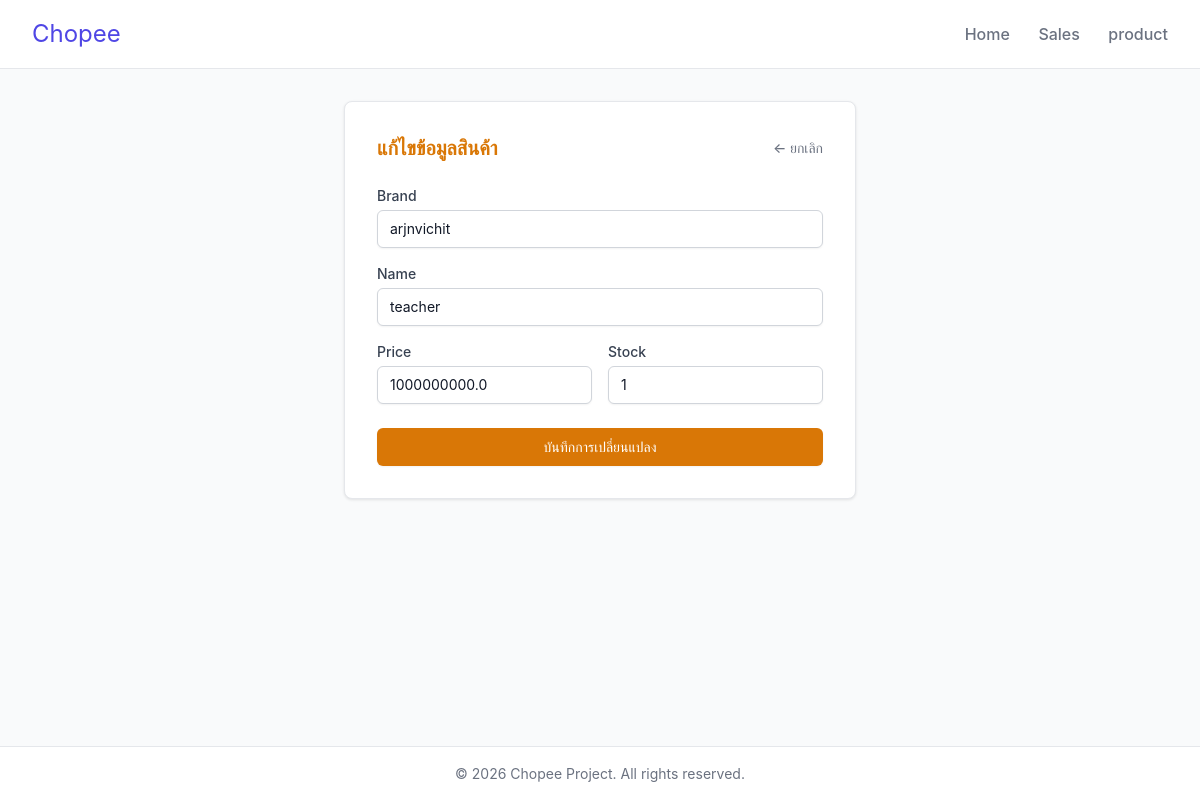
Screenshot of /product/update/9/ with the database file from the repository.
### chopee/models.py (models this page shows)
class Product(models.Model):
    brand = models.CharField(max_length=100)
    name = models.CharField(max_length=100)
    price = models.FloatField()
    stock = models.IntegerField()

### chopee/views.py (the view, shortened to what this page needs)
# urls.py: path('product/update/', product_update, name='update_empty'),
def product_update(request, pk=None):
    if pk is None:
        return redirect('list')
    p = get_object_or_404(Product, pk=pk)
    return render(request, 'product/update.html', {'product': p})

### chopee/templates/product/update.html (shortened to what this page needs)
{% extends 'menu.html' %}
{% block content %}
<div class="card max-w-lg mx-auto">
    <div class="flex justify-between items-center mb-6">
        <h2 class="text-xl font-bold text-amber-600">แก้ไขข้อมูลสินค้า</h2>
        <a href="{% url 'list' %}" class="text-sm font-medium text-gray-500 hover:text-gray-700">&larr; ยกเลิก</a>
    </div>
    <form method="POST" class="space-y-4">
        <div>
            <label for="brand" class="block text-sm font-medium text-gray-700">Brand</label>
            <input type="text" id="brand" name="brand" value="{{ product.brand }}" required
                   class="mt-1 block w-full rounded-md border border-gray-300 px-3 py-2 shadow-sm focus:border-indigo-500 focus:outline-none focus:ring-indigo-500 sm:text-sm">
        </div>
        <div>
            <label for="name" class="block text-sm font-medium text-gray-700">Name</label>
            <input type="text" id="name" name="name" value="{{ product.name }}" required
                   class="mt-1 block w-full rounded-md border border-gray-300 px-3 py-2 shadow-sm focus:border-indigo-500 focus:outline-none focus:ring-indigo-500 sm:text-sm">
        </div>
        <div class="grid grid-cols-2 gap-4">
            <div>
                <label for="price" class="block text-sm font-medium text-gray-700">Price</label>
                <input type="number" step="0.01" id="price" name="price" value="{{ product.price }}" required
                       class="mt-1 block w-full rounded-md border border-gray-300 px-3 py-2 shadow-sm focus:border-indigo-500 focus:outline-none focus:ring-indigo-500 sm:text-sm">
            </div>
            <div>
                <label for="stock" class="block text-sm font-medium text-gray-700">Stock</label>
                <input type="number" id="stock" name="stock" value="{{ product.stock }}" required
                       class="mt-1 block w-full rounded-md border border-gray-300 px-3 py-2 shadow-sm focus:border-indigo-500 focus:outline-none focus:ring-indigo-500 sm:text-sm">
            </div>
        </div>
        <div class="pt-2 flex space-x-3">
            <button type="submit"
                    class="w-full inline-flex justify-center rounded-md border border-transparent bg-amber-600 py-2 px-4 text-sm font-medium text-white shadow-sm hover:bg-amber-700 focus:outline-none focus:ring-2 focus:ring-amber-500">
                บันทึกการเปลี่ยนแปลง
            </button>
        </div>
    </form>
</div>
{% endblock %}

### chopee/templates/menu.html (style rules this page uses)
:root { --primary: #4F46E5; --primary-hover: #4338CA; --background: #F9FAFB; --text-main: #111827; --text-muted: #6B7280; --card-bg: #FFFFFF; --border: #E5E7EB; }
body { font-family: 'Inter', -apple-system, BlinkMacSystemFont, "Segoe UI", Roboto, sans-serif; background-color: var(--background); color: var(--text-main); margin: 0; padding: 0; display: flex; flex-direction: column; min-height: 100vh; }
.card { background-color: var(--card-bg); border: 1px solid var(--border); border-radius: 8px; padding: 2rem; box-shadow: 0 1px 3px rgba(0, 0, 0, 0.1); }
h2 { margin-top: 0; font-size: 1.75rem; }

### rows the page displays
Product: brand "arjnvichit", name "teacher", price "1000000000.0", stock "1"
